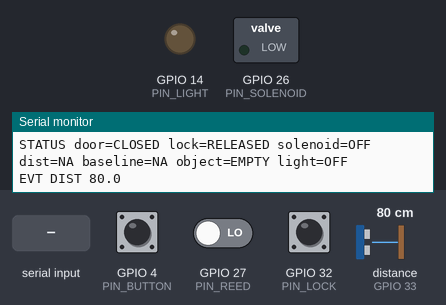
Simulated run of this sketch. Board: ESP32. Parts: switched loads named in the sketch (green lamp = pin HIGH), output pins drawn as LEDs (lit = HIGH), the last lines printed to the serial monitor. Wiring (inferred from the names in the program): ultrasonic range finder: trigger GPIO 25; echo GPIO 33. The test bench sets the inputs (shaded band); at power-on: GPIO 4 (PIN_BUTTON) HIGH, GPIO 27 (PIN_REED) LOW, GPIO 32 (PIN_LOCK) HIGH, distance to the obstacle (sensor on GPIO 33) 80 cm. The echo pulse lasts 58.3 µs per cm; pins used as bus, display or sensor lines are not drawn.

Above: at 1.3 s.
1.4 s: "UNLOCK\n" received over Serial
At 2.5 s:
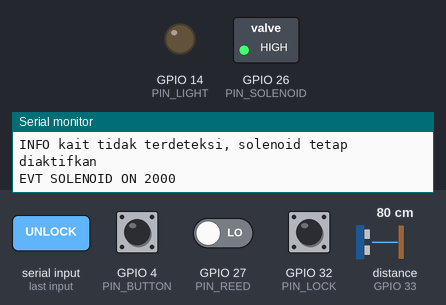
4.4 s: "LIGHT ON\n" received over Serial
At 5.4 s:
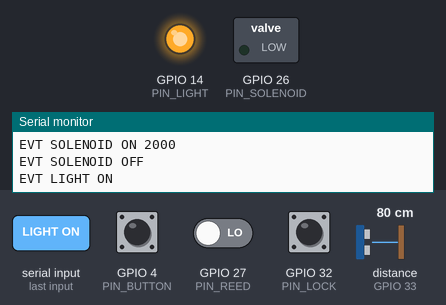
5.9 s: "UNLOCK90\n" received over Serial
At 6.3 s:
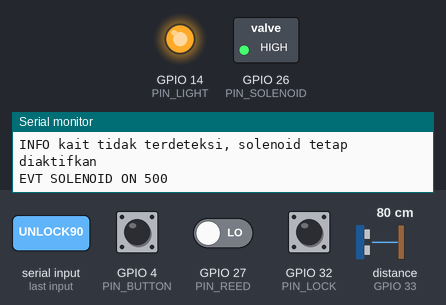
Timing chart, 0 to 8.9 s (numbered marks = the images above; inputs shaded):
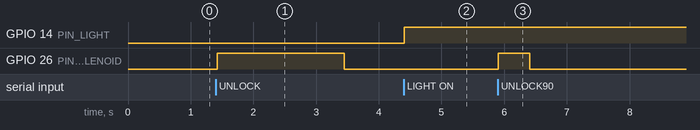

Measured:
- after the input at 1.4 s, GPIO 26 (PIN_SOLENOID): LOW → HIGH at once, → LOW 2.0 s later
- after the input at 4.4 s, GPIO 14 (PIN_LIGHT): LOW → HIGH at once
- after the input at 5.9 s, GPIO 26 (PIN_SOLENOID): LOW → HIGH at once, → LOW 0.51 s later

The sketch:

locker_firmware2.ino
```cpp
/*
  Smart Parcel Locker - Firmware ESP32 (gabungan)

  Modul : solenoid (via MOSFET), modul reed switch, ultrasonic HC-SR04,
          sensor kunci solenoid (kabel putih-hijau), RFID RC522
  Board : ESP32 Dev Module, Serial 115200

  Perintah dari laptop (akhiri dengan Enter):
    UNLOCK        -> buka solenoid (default 2000 ms)
    UNLOCK 2500   -> buka solenoid 2500 ms (dibatasi 500-3000 ms)
    LOCK          -> matikan solenoid sekarang
    STATUS        -> tampilkan status semua sensor
    CAL           -> simpan jarak sekarang sebagai "loker kosong"
    LIGHT ON      -> nyalakan lampu dalam loker (mati otomatis setelah 2 menit)
    LIGHT OFF     -> matikan lampu
    PING          -> dibalas PONG

  Tombol fisik "Titip Paket" di GPIO 4 (ke GND, INPUT_PULLUP). Firmware hanya
  melapor EVT BUTTON PRESS; server yang memutuskan boleh membuka atau tidak.

  Event ke laptop (satu baris, diawali "EVT"):
    EVT DOOR CLOSED | EVT DOOR OPEN
    EVT LOCK LOCKED | EVT LOCK RELEASED
    EVT DIST <cm>
    EVT OBJECT PRESENT | EVT OBJECT EMPTY
    EVT RFID <UID>
    EVT SOLENOID ON <ms> | EVT SOLENOID OFF
    EVT BUTTON PRESS
    EVT ALERT DOOR_FORCED
*/

#include <SPI.h>
#include <MFRC522.h>

// ===================== PIN =====================
const uint8_t PIN_SOLENOID = 26;   // gate MOSFET (lewat resistor 220 ohm)
const uint8_t PIN_REED     = 27;   // DO modul reed switch
const uint8_t PIN_LOCK     = 32;   // kabel putih solenoid (hijau ke GND)
const uint8_t PIN_TRIG     = 25;   // HC-SR04 Trig
const uint8_t PIN_ECHO     = 33;   // HC-SR04 Echo (lewat pembagi tegangan)
const uint8_t PIN_RFID_SS  = 5;
const uint8_t PIN_RFID_RST = 22;
const uint8_t PIN_SCK      = 18;
const uint8_t PIN_MISO     = 19;
const uint8_t PIN_MOSI     = 23;
const uint8_t PIN_LIGHT    = 14;   // gate MOSFET kedua untuk lampu LED (lewat resistor 220 ohm)
const uint8_t PIN_BUTTON   = 4;    // tombol "Titip Paket" ke GND (INPUT_PULLUP)

// ===================== KONFIGURASI =====================
// Sesuaikan setelah tes: level pin saat kondisi tersebut terjadi
const int REED_CLOSED_LEVEL = LOW;    // level DO saat pintu tertutup (magnet dekat)
const int LOCK_LOCKED_LEVEL = LOW;    // level putih-hijau saat kait terkunci

const unsigned long SOLENOID_DEFAULT_MS = 2000;
const unsigned long SOLENOID_MIN_MS     = 500;
const unsigned long SOLENOID_MAX_MS     = 3000;   // batas aman, jangan dinaikkan
const unsigned long DOOR_GRACE_MS       = 3000;   // pintu boleh terbuka sesaat setelah unlock

const unsigned long DEBOUNCE_MS         = 50;
const unsigned long DIST_INTERVAL_MS    = 500;
const float DIST_REPORT_DELTA_CM        = 2.0;    // lapor jika jarak berubah >= ini
const float OBJECT_MARGIN_CM            = 3.0;    // dianggap ada benda jika lebih dekat dari baseline - margin
const unsigned long RFID_REPEAT_MS      = 1500;   // cegah baca kartu yang sama berulang
const unsigned long BUTTON_REPEAT_MS    = 1000;   // satu tekanan = satu event
const unsigned long LIGHT_MAX_MS        = 120000; // lampu mati otomatis setelah 2 menit (pengaman)

// ===================== DEBOUNCE =====================
struct Debounced {
  uint8_t pin;
  int stable;
  int lastRaw;
  unsigned long t;

  void begin(uint8_t p, uint8_t mode) {
    pin = p;
    pinMode(p, mode);
    lastRaw = digitalRead(p);
    stable = lastRaw;
    t = millis();
  }
  // true jika nilai stabil berubah
  bool update() {
    int raw = digitalRead(pin);
    if (raw != lastRaw) {
      lastRaw = raw;
      t = millis();
    }
    if (raw != stable && millis() - t >= DEBOUNCE_MS) {
      stable = raw;
      return true;
    }
    return false;
  }
};

Debounced reed;
Debounced lockSense;
Debounced tombol;

// ===================== STATE =====================
MFRC522 rfid(PIN_RFID_SS, PIN_RFID_RST);

bool solenoidOn = false;
unsigned long solenoidOffAt = 0;
unsigned long lastUnlockEnd = 0;
bool everUnlocked = false;

float lastDist = -1;
float lastReportedDist = -1;
float baselineCm = -1;
bool objectPresent = false;
unsigned long lastDistAt = 0;

String lastUid = "";
unsigned long lastUidAt = 0;

unsigned long lastButtonAt = 0;

bool lightOn = false;
unsigned long lightOffAt = 0;

String cmdBuf = "";

// ===================== HELPER =====================
bool doorClosed()  { return reed.stable == REED_CLOSED_LEVEL; }
bool lockLocked()  { return lockSense.stable == LOCK_LOCKED_LEVEL; }

void solenoidOpen(unsigned long ms) {
  if (ms < SOLENOID_MIN_MS) ms = SOLENOID_MIN_MS;
  if (ms > SOLENOID_MAX_MS) ms = SOLENOID_MAX_MS;
  digitalWrite(PIN_SOLENOID, HIGH);
  solenoidOn = true;
  solenoidOffAt = millis() + ms;
  everUnlocked = true;
  Serial.print("EVT SOLENOID ON ");
  Serial.println(ms);
}

void solenoidClose() {
  digitalWrite(PIN_SOLENOID, LOW);
  if (solenoidOn) {
    solenoidOn = false;
    lastUnlockEnd = millis();
    Serial.println("EVT SOLENOID OFF");
  }
}

void lightSet(bool on) {
  digitalWrite(PIN_LIGHT, on ? HIGH : LOW);
  if (on) lightOffAt = millis() + LIGHT_MAX_MS;
  if (on != lightOn) {
    lightOn = on;
    Serial.println(on ? "EVT LIGHT ON" : "EVT LIGHT OFF");
  }
}

// ===================== ULTRASONIC =====================
float readDistanceOnce() {
  digitalWrite(PIN_TRIG, LOW);
  delayMicroseconds(2);
  digitalWrite(PIN_TRIG, HIGH);
  delayMicroseconds(10);
  digitalWrite(PIN_TRIG, LOW);
  unsigned long d = pulseIn(PIN_ECHO, HIGH, 25000);   // timeout 25 ms (~4 m)
  if (d == 0) return -1;
  return d * 0.0343f / 2.0f;
}

// median dari 3 pembacaan; -1 jika tidak ada pantulan
float readDistance() {
  float v[3];
  int n = 0;
  for (int i = 0; i < 3; i++) {
    float d = readDistanceOnce();
    if (d > 0) v[n++] = d;
    delay(20);
  }
  if (n == 0) return -1;
  for (int i = 0; i < n - 1; i++)
    for (int j = i + 1; j < n; j++)
      if (v[j] < v[i]) { float t = v[i]; v[i] = v[j]; v[j] = t; }
  return v[n / 2];
}

void updateObjectState(float d) {
  if (baselineCm < 0 || d < 0) return;
  bool now = objectPresent;
  if (!objectPresent && d < baselineCm - OBJECT_MARGIN_CM) now = true;
  else if (objectPresent && d > baselineCm - OBJECT_MARGIN_CM / 2) now = false;
  if (now != objectPresent) {
    objectPresent = now;
    Serial.println(objectPresent ? "EVT OBJECT PRESENT" : "EVT OBJECT EMPTY");
  }
}

void handleDistance() {
  if (millis() - lastDistAt < DIST_INTERVAL_MS) return;
  lastDistAt = millis();
  float d = readDistance();
  lastDist = d;
  updateObjectState(d);
  if (d > 0 && (lastReportedDist < 0 || fabs(d - lastReportedDist) >= DIST_REPORT_DELTA_CM)) {
    lastReportedDist = d;
    Serial.print("EVT DIST ");
    Serial.println(d, 1);
  }
}

// ===================== RFID =====================
void handleRFID() {
  if (!rfid.PICC_IsNewCardPresent()) return;
  if (!rfid.PICC_ReadCardSerial()) return;

  String uid = "";
  for (byte i = 0; i < rfid.uid.size; i++) {
    if (rfid.uid.uidByte[i] < 0x10) uid += "0";
    uid += String(rfid.uid.uidByte[i], HEX);
  }
  uid.toUpperCase();

  if (uid != lastUid || millis() - lastUidAt > RFID_REPEAT_MS) {
    Serial.print("EVT RFID ");
    Serial.println(uid);
  }
  lastUid = uid;
  lastUidAt = millis();

  rfid.PICC_HaltA();
  rfid.PCD_StopCrypto1();
}

// ===================== PERINTAH SERIAL =====================
void printStatus() {
  Serial.print("STATUS door=");
  Serial.print(doorClosed() ? "CLOSED" : "OPEN");
  Serial.print(" lock=");
  Serial.print(lockLocked() ? "LOCKED" : "RELEASED");
  Serial.print(" solenoid=");
  Serial.print(solenoidOn ? "ON" : "OFF");
  Serial.print(" dist=");
  if (lastDist > 0) Serial.print(lastDist, 1); else Serial.print("NA");
  Serial.print(" baseline=");
  if (baselineCm > 0) Serial.print(baselineCm, 1); else Serial.print("NA");
  Serial.print(" object=");
  Serial.print(objectPresent ? "PRESENT" : "EMPTY");
  Serial.print(" light=");
  Serial.println(lightOn ? "ON" : "OFF");
}

void handleCommand(String cmd) {
  cmd.trim();
  cmd.toUpperCase();
  if (cmd.length() == 0) return;

  if (cmd.startsWith("UNLOCK")) {
    unsigned long ms = SOLENOID_DEFAULT_MS;
    if (cmd.length() > 6) {
      long v = cmd.substring(6).toInt();
      if (v > 0) ms = (unsigned long)v;
    }
    if (!lockLocked()) {
      Serial.println("INFO kait tidak terdeteksi, solenoid tetap diaktifkan");
    }
    solenoidOpen(ms);
  } else if (cmd == "LOCK") {
    solenoidClose();
  } else if (cmd == "STATUS") {
    printStatus();
  } else if (cmd == "CAL") {
    float d = readDistance();
    if (d > 0) {
      baselineCm = d;
      objectPresent = false;
      Serial.print("OK CAL baseline=");
      Serial.println(baselineCm, 1);
    } else {
      Serial.println("ERR CAL tidak ada pantulan");
    }
  } else if (cmd == "LIGHT ON") {
    lightSet(true);
  } else if (cmd == "LIGHT OFF") {
    lightSet(false);
  } else if (cmd == "PING") {
    Serial.println("PONG");
  } else {
    Serial.print("ERR perintah tidak dikenal: ");
    Serial.println(cmd);
  }
}

void handleSerial() {
  while (Serial.available()) {
    char c = Serial.read();
    if (c == '\n' || c == '\r') {
      if (cmdBuf.length() > 0) {
        handleCommand(cmdBuf);
        cmdBuf = "";
      }
    } else if (cmdBuf.length() < 40) {
      cmdBuf += c;
    }
  }
}

// ===================== SENSOR DISKRET =====================
void handleDiscreteSensors() {
  if (reed.update()) {
    Serial.println(doorClosed() ? "EVT DOOR CLOSED" : "EVT DOOR OPEN");
    // pintu terbuka tanpa perintah sah
    if (!doorClosed() && !solenoidOn &&
        (!everUnlocked || millis() - lastUnlockEnd > DOOR_GRACE_MS)) {
      Serial.println("EVT ALERT DOOR_FORCED");
    }
  }
  if (lockSense.update()) {
    Serial.println(lockLocked() ? "EVT LOCK LOCKED" : "EVT LOCK RELEASED");
    // kait lepas tanpa perintah sah (dibuka paksa)
    if (!lockLocked() && !solenoidOn &&
        (!everUnlocked || millis() - lastUnlockEnd > DOOR_GRACE_MS)) {
      Serial.println("EVT ALERT LOCK_FORCED");
    }
  }
}

// ===================== TOMBOL TITIP PAKET =====================
void handleButton() {
  if (!tombol.update() || tombol.stable != LOW) return;
  if (millis() - lastButtonAt < BUTTON_REPEAT_MS) return;
  lastButtonAt = millis();
  Serial.println("EVT BUTTON PRESS");
}

// ===================== SETUP & LOOP =====================
void setup() {
  Serial.begin(115200);

  pinMode(PIN_SOLENOID, OUTPUT);
  digitalWrite(PIN_SOLENOID, LOW);        // pastikan terkunci saat boot

  pinMode(PIN_LIGHT, OUTPUT);
  digitalWrite(PIN_LIGHT, LOW);           // lampu mati saat boot

  pinMode(PIN_TRIG, OUTPUT);
  digitalWrite(PIN_TRIG, LOW);
  pinMode(PIN_ECHO, INPUT);

  reed.begin(PIN_REED, INPUT);            // modul reed punya penguat sendiri
  lockSense.begin(PIN_LOCK, INPUT_PULLUP);
  tombol.begin(PIN_BUTTON, INPUT_PULLUP); // ditekan = LOW

  SPI.begin(PIN_SCK, PIN_MISO, PIN_MOSI, PIN_RFID_SS);
  rfid.PCD_Init();
  delay(50);
  byte ver = rfid.PCD_ReadRegister(MFRC522::VersionReg);
  Serial.print("RFID versi: 0x");
  Serial.println(ver, HEX);
  if (ver == 0x00 || ver == 0xFF) {
    Serial.println("PERINGATAN: RC522 tidak terdeteksi, cek kabel SPI dan daya 3V3");
  }

  Serial.println("Locker siap. Perintah: UNLOCK [ms], LOCK, STATUS, CAL, PING");
  printStatus();
}

void loop() {
  handleSerial();

  // auto-lock: matikan solenoid saat batas waktu habis
  if (solenoidOn && (long)(millis() - solenoidOffAt) >= 0) {
    solenoidClose();
  }

  // pengaman: lampu mati otomatis setelah batas waktu
  if (lightOn && (long)(millis() - lightOffAt) >= 0) {
    lightSet(false);
  }

  handleDiscreteSensors();
  handleButton();
  handleRFID();
  handleDistance();
}
```
